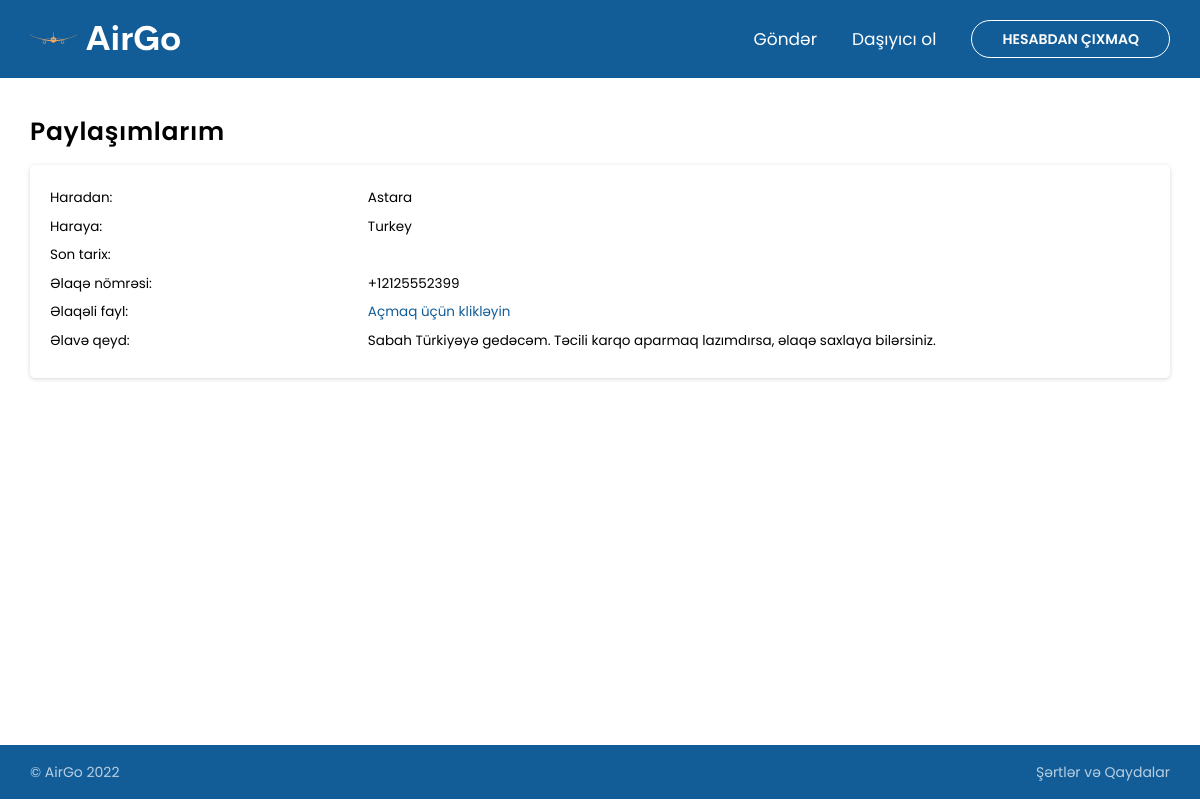
The page /account/ (signed in) on the database its author committed.
### sender_jobs/models.py (models this page shows, shortened)
class CarrierJobs(models.Model):
    location = models.CharField(max_length=150)
    departure_date = models.DateField()
    destination = models.CharField(max_length=150)
    arrival_date = models.DateField()
    contact_number = models.CharField(
        max_length=50, null=False, blank=False, unique=True)
    additional_note = models.TextField()
    date_created = models.DateTimeField(default=timezone.now)
    owner = models.ForeignKey(Account, on_delete=models.CASCADE)

### sender_jobs/views.py (the view)
# urls.py: path('account/', jobs_views.account, name="account_page"),
@login_required(login_url='join_page')
def account(request):
    current_user = request.user
    my_posts = CarrierJobs.objects.all().filter(owner=current_user)
    form = CarrierForm()
    context = {'my_posts': my_posts,
               'form': form, }
    return render(request, 'account.html', context)

### sender_jobs/templates/account.html (shortened to what this page needs)
{% load static %}
<!DOCTYPE html>
<html lang="en">
  <head>
    <link rel="stylesheet" href="{% static 'app/css/account.css' %}" />
  </head>
  <body>
    <section class="navbar-mini">
      <nav class="block container">
        <a href="{% url 'home_page' %}" class="nav__logo">
        </a>
        <ul class="nav__list">
          <li><a href="{% url 'senders_page' %}">Göndər</a></li>
          <li><a href="{% url 'carriers_page' %}">Daşıyıcı ol</a></li>
          <li><a href="{% url 'logout' %}">Hesabdan çıxmaq</a></li>
        </ul>
      </nav>
    </section>
    <main class="block container">
      <h1>Paylaşımlarım</h1>
      <section class="block posts-container">
        {% for post in my_posts %}
        <div class="posts-container">
          <div class="post">
            <div class="post__detail">
              <span>Haradan:</span>
              <p>{{post.location}}</p>
            </div>
            <div class="post__detail">
              <span>Haraya:</span>
              <p>{{post.destination}}</p>
            </div>
            <div class="post__detail">
              <span>Son tarix:</span>
              <p>{{post.due_date}}</p>
            </div>
            <div class="post__detail">
              <span>Əlaqə nömrəsi:</span>
              <p>{{post.contact_number}}</p>
            </div>
            <div class="post__detail">
              <span>Əlaqəli fayl:</span>
              <a href="{{post.add_image.url}}" target="_blank">
                Açmaq üçün klikləyin
              </a>
            </div>
            <div class="post__detail">
              <span>Əlavə qeyd:</span>
              <p>{{post.additional_note}}</p>
            </div>
          </div>
        </div>
        {% endfor %}
      </section>
    </main>
    <section class="footer-mini block">
      <footer class="container">
        <p>&copy; AirGo 2022</p>
        <a href="{% static 'app/documents/terms.pdf' %}"
        target="_blank"
        rel="noopener noreferrer"
          >Şərtlər və Qaydalar</a
        >
      </footer>
    </section>
  </body>
</html>

### static/app/css/account.css (style rules this page uses)
*, *::after, *::before { box-sizing: border-box; }
html, body, div, span, applet, object, iframe, h1, h2, h3, h4, h5, h6, p, blockquote, pre, a, abbr, acronym, address, big, cite, code, del, dfn, em, img, ins, kbd, q, s, samp, small, strike, strong, sub, sup, tt, var, b, u, i, center, dl, dt, dd, ol, ul, li, fieldset, form, label, legend, table, caption, tbody, tfoot, thead, tr, th, td, article, aside, canvas, details, embed, figure, figcaption, footer, header, hgroup, menu, nav, output, ruby, section, summary, time, mark, audio, video { margin: 0; padding: 0; border: 0; font-size: 100%; font: inherit; vertical-align: baseline; }
article, aside, details, figcaption, figure, footer, header, hgroup, menu, nav, section { display: block; }
html { scroll-behavior: smooth; }
body { line-height: 1; }
ol, ul { list-style: none; }
a { text-decoration: none; color: inherit; }
ul { list-style: none; }
html { font-size: 62.5%; }
body, input { font-family: "Poppins", sans-serif; }
h1, h2, h3, h4, h5 { font-weight: 700; letter-spacing: 0.7px; }
.posts-container { display: flex; flex-direction: column; gap: 2.5rem; }
.posts-container .post { font-size: 1.35rem; background-color: #fff; line-height: 1.55rem; display: flex; flex-direction: column; gap: 1.5rem; box-shadow: rgba(0, 0, 0, 0.16) 0px 1px 4px; border-radius: 5px; padding: 2.5rem 2rem 3rem; }
.posts-container .post__detail { display: grid; row-gap: 0.5rem; }
.posts-container .post__detail a { color: #125d98; transition: all 0.5s; }
@media (min-width: 576px) { .posts-container .post { font-size: 1.35rem; line-height: 1.55rem; display: flex; flex-direction: column; gap: 1.3rem; } }
@media (min-width: 576px) { .posts-container .post__detail { grid-template-columns: 2fr 5fr; column-gap: 0.5rem; } }
.block { padding-left: 1.6rem; padding-right: 1.6rem; }
@media (min-width: 768px) { .block { padding-left: 0; padding-right: 0; } }
.container { margin: 0 auto; }
@media (min-width: 768px) { .container { max-width: 720px; } }
@media (min-width: 992px) { .container { max-width: 960px; } }
@media (min-width: 1200px) { .container { max-width: 1140px; } }
nav { display: flex; align-items: center; justify-content: space-between; padding: 2rem 0; position: relative; }
nav .nav__logo svg { width: 120px; }
nav .nav__list { display: flex; flex-direction: column; position: absolute; align-items: center; font-size: 2.5rem; top: 100%; left: 0; right: 0; gap: 1.5rem; color: #fff; overflow: hidden; height: 0; transition: all 0.5s; background: #f7b67a; padding: 0; }
nav .nav__list li:last-of-type { background-color: transparent; border: 0; border-radius: 49px; color: #fff; cursor: pointer; font-size: 1.4rem; text-align: center; font-weight: 600; text-transform: uppercase; line-height: 1.6rem; transition: all 0.5s; border: 1.5px solid #fff; font-size: 1.9rem; padding: 1rem 3rem; }
nav .nav__list li:last-of-type a { transition: all 0.5s; }
@media (min-width: 768px) { nav { padding: 2.5rem 0; } }
@media (min-width: 768px) { nav .nav__logo svg { width: 150px; } }
@media (min-width: 768px) { nav .nav__list { height: auto; background: transparent; padding: 0; position: static; flex-direction: row; font-size: 1.7rem; gap: 3.5rem; } }
@media (min-width: 768px) { nav .nav__list li:last-of-type { font-size: 1.4rem; } }
.navbar-mini { background: #125d98; }
.navbar-mini nav { padding-top: 2rem; padding-bottom: 2rem; }
.footer-mini { background: #125d98; padding-top: 2rem; padding-bottom: 2rem; }
.footer, .footer-mini { color: #fff; }
.footer footer, .footer-mini footer { display: flex; justify-content: space-between; align-items: center; font-size: 1.4rem; opacity: 0.7; }
.footer footer a, .footer-mini footer a { transition: all 0.5s; }
main { min-height: calc(100vh - 54px - 67px); padding-top: 5rem; padding-bottom: 6rem; display: flex; flex-direction: column; gap: 2rem; }
main h1 { font-size: 2.5rem; line-height: 2.7rem; font-weight: 600; }
@media (min-width: 768px) { main { padding-top: 4rem; padding-bottom: 4rem; min-height: calc(100vh - 54px - 79px); } }

### rows shown on the page
CarrierJobs: location "Astara", destination "Turkey", contact_number "+12125552399", additional_note "Sabah Türkiyəyə gedəcəm. Təcili karqo aparmaq lazımdırsa, əlaqə saxlaya bilərsiniz."
